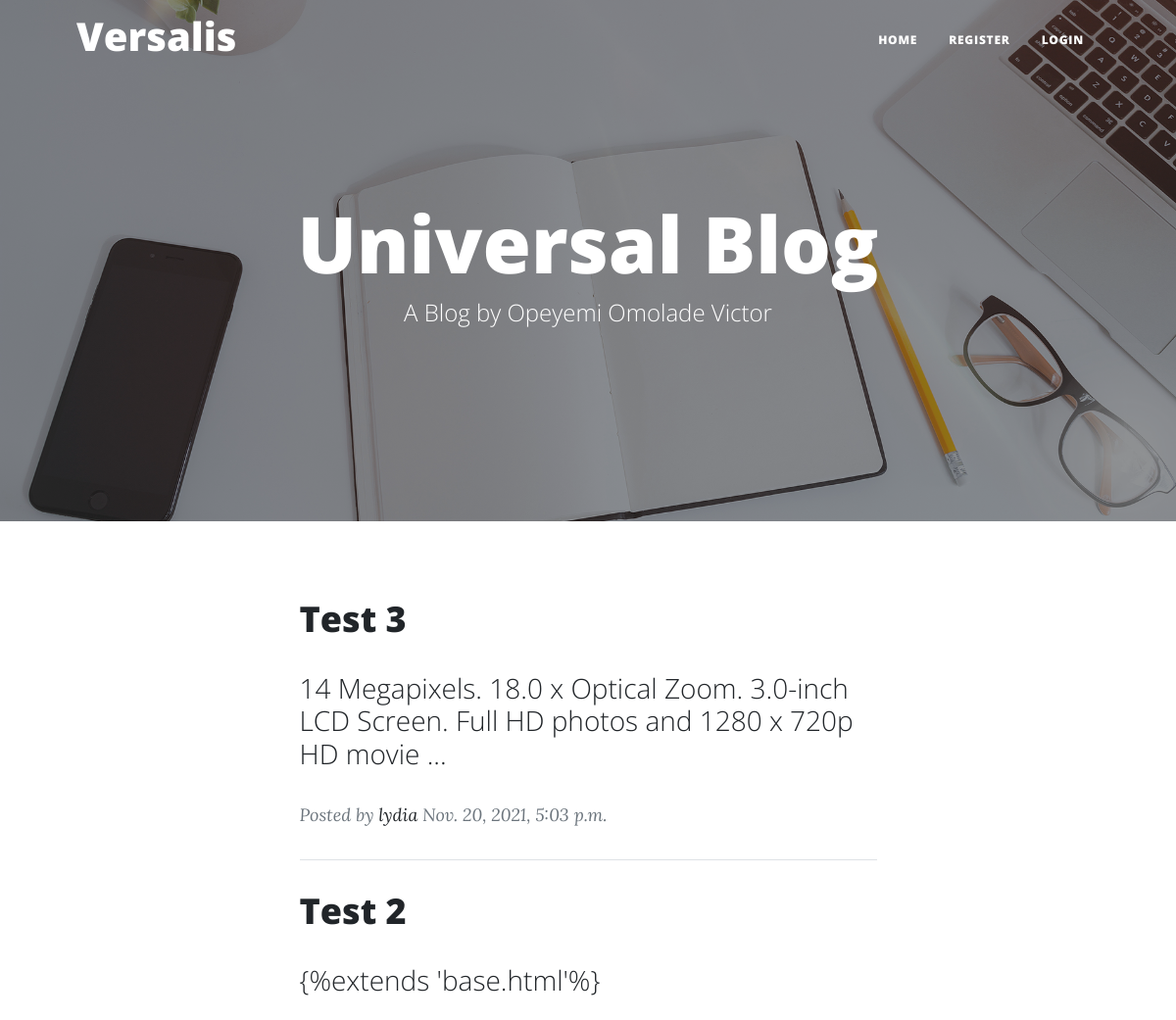
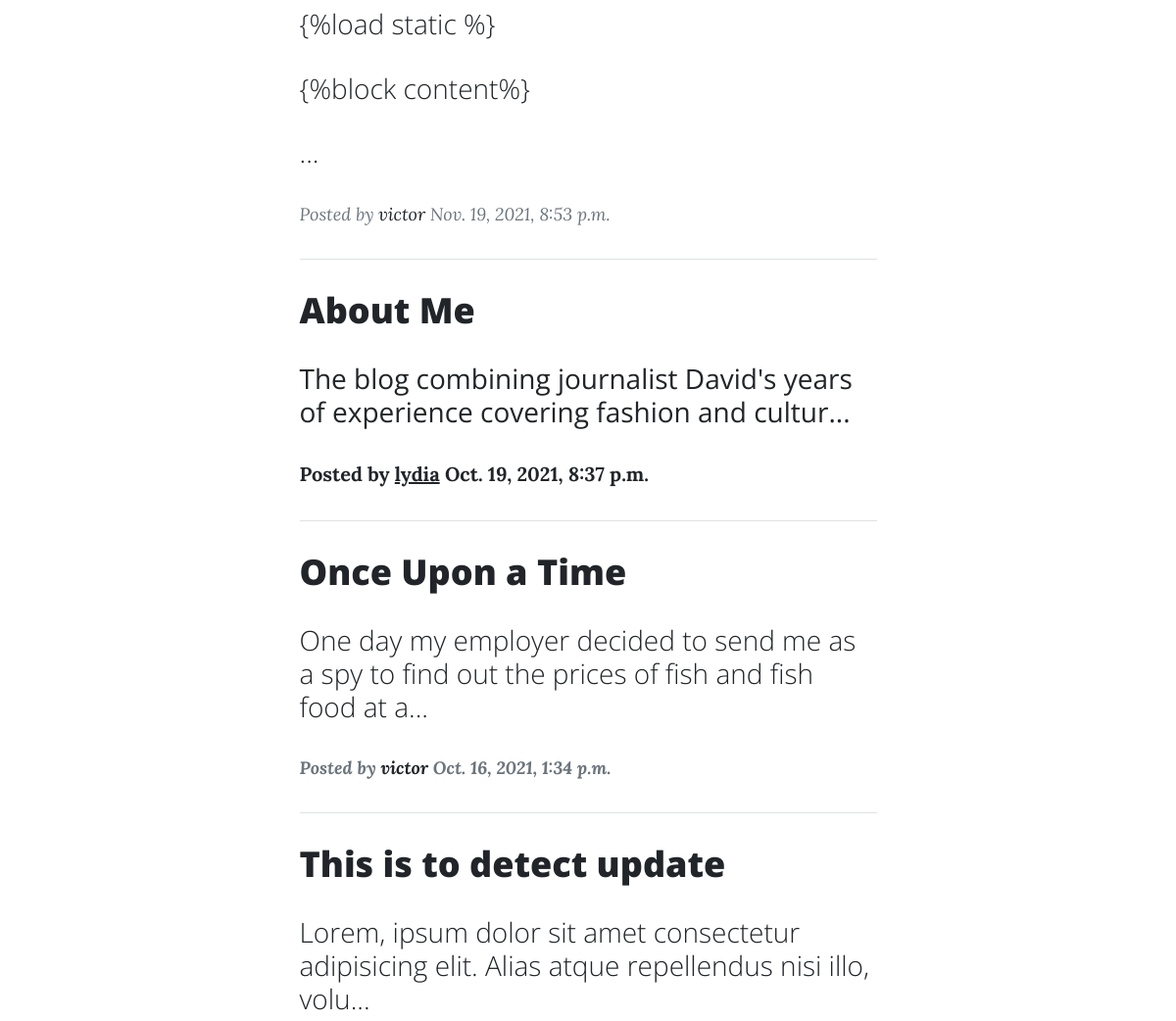
The app's page / (upper part), older data (2 pictures, top to bottom).
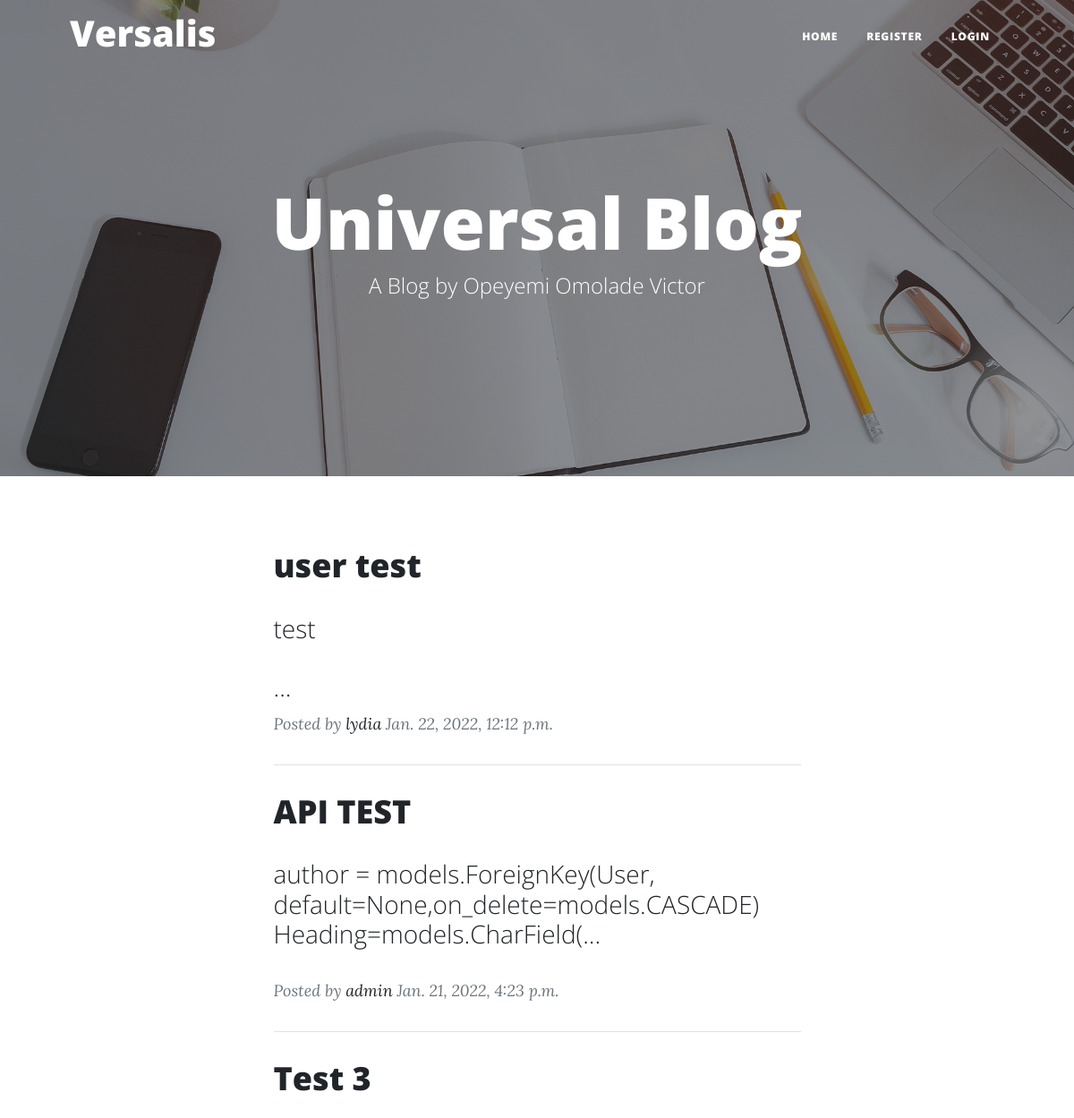
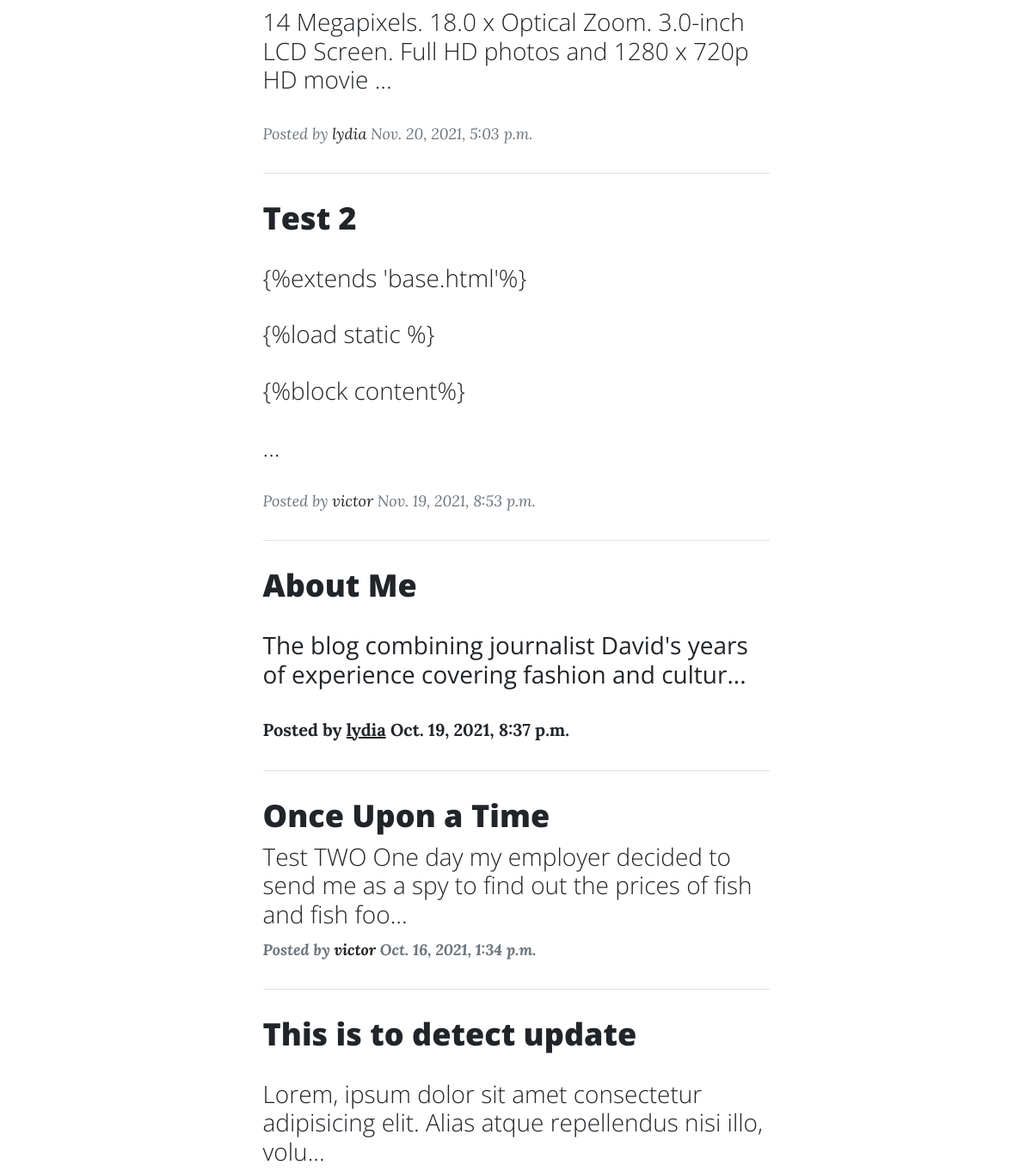
The same page, newer data (2 pictures, top to bottom).
### Blog/models.py (models this page shows, shortened)
class Post(models.Model):
    author = models.ForeignKey(User, default=None,on_delete=models.CASCADE, related_name = 'writer')
    Heading=models.CharField(max_length=200)
    SubHeading = models.CharField(max_length=200, null=True, blank=True)
    Thumb = models.ImageField(default='car 1.jpg', blank=True,null=True,upload_to=upload_path)
    Content = RichTextField(blank=True, null=True)
    date_created=models.DateTimeField(auto_now_add=True)
    likes = models.ManyToManyField(User, related_name='blog_post',blank=True)
    def snippet(self):
        return self.Content[:100]+'...'

### Blog/views.py (the view)
# urls.py: path('', views.homePage, name='home'),
def homePage(request):
    post = Post.objects.all().order_by('-date_created')
    context={'post':post}
    return render(request, 'index.html', context)

### Blog/templates/index.html (shortened to what this page needs)
{%extends 'base.html'%}
{%load static %}
{%block content%}
        <header class="masthead" style="background-image: url('/static/assets/img/home-bg.jpg')">
            <div class="container position-relative px-4 px-lg-4">
                <div class="row gx-4 gx-lg-5 justify-content-center">
                    <div class="col-md-10 col-lg-8 col-xl-7">
                        <div class="site-heading">
                            <h1>Universal Blog</h1>
                            <span class="subheading">A Blog by Opeyemi Omolade Victor</span>
                        </div>
                    </div>
                </div>
            </div>
        </header>
        <div class="container px-4 px-lg-5">
            <div class="row gx-4 gx-lg-5 justify-content-center">
                <div class="col-md-10 col-lg-8 col-xl-7">
                    {%for post in post %}
                    <div class="post-preview">
                        <a href="{% url 'post' pk=post.id %}">
                            <h2 class="post-title">{{post.Heading}}</h2>
                            <h3 class="post-subtitle">{{post.snippet|safe}}</h3>
                        </a>
                        <p class="post-meta">
                            Posted by
                            <a href="{% url 'profile' pk=post.author.id%}">{{post.author}}</a>
                            {{post.date_created}}
                        </p>
                    </div>
                    <hr class="my-4" />
                    {%endfor%}
                </div>
            </div>
        </div>
{% endblock %}

### Blog/templates/base.html (shortened to what this page needs)
{%load static %}
<!DOCTYPE html>
<html lang="en">
    <head>
        <link href="{% static 'css/styles.css' %}" rel="stylesheet" />
    </head>
    <body>
        <div>
            <nav class="navbar navbar-expand-lg navbar-light" id="mainNav">
                <div class="container px-4 px-lg-5">
                    <a class="navbar-brand" href="/"><h1>Versalis</h1></a>
                    <div class="collapse navbar-collapse" id="navbarResponsive">
                        <ul class="navbar-nav ms-auto py-4 py-lg-0">
                            <li class="nav-item"><a class="nav-link px-lg-3 py-3 py-lg-4" href="/">Home</a></li>
                            {% if user.is_authenticated %}
                            <li class="nav-item"><a class="nav-link px-lg-3 py-3 py-lg-4" href="#">Hello {{request.user.username}}</a></li>
                            <li class="nav-item"><a class="nav-link px-lg-3 py-3 py-lg-4" href="{%url 'profile' request.user.id %}">Profile</a></li>
                            <li class="nav-item"><a class="nav-link px-lg-3 py-3 py-lg-4" href="{%url 'add_post'%}">Add Post</a></li>
                            <li class="nav-item"><a class="nav-link px-lg-3 py-3 py-lg-4" href="{%url 'logoutU'%}">Logout</a></li>
                            {%else%}
                            <li class="nav-item"><a class="nav-link px-lg-3 py-3 py-lg-4" href="{%url 'registerU'%}">Register</a></li>
                            <li class="nav-item"><a class="nav-link px-lg-3 py-3 py-lg-4" href="{%url 'loginU'%}">Login</a></li>
                            {%endif%}
                        </ul>
                    </div>
                </div>
            </nav>
        </div>
            {% block content %}
            {% endblock %}
    </body>
</html>

Row changes from the older to the newer data that the page shows:
added Post: Heading "user test", snippet "test ...", author "lydia", date_created "Jan. 22, 2022, 12:12 p.m."
added Post: Heading "API TEST", snippet "author = models.ForeignKey(User, default=None,on_delete=models.CASCADE) Heading=models.CharField(...", author "admin", date_created "Jan. 21, 2022, 4:23 p.m."
changed Post "Once Upon a Time": snippet "One day my employer decided to send me as a spy to find out the prices of fish and fish food at a..." → "Test TWO One day my employer decided to send me as a spy to find out the prices of fish and fish foo..."
